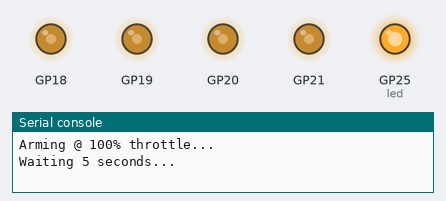
This program was run on a simulated Raspberry Pi Pico running MicroPython. Shown: output pins drawn as LEDs (lit = HIGH), the last lines printed to the serial console. At 5.0 s the program stops and its outputs stay as they are.

Above: at 0.1 s.
At 5.1 s:
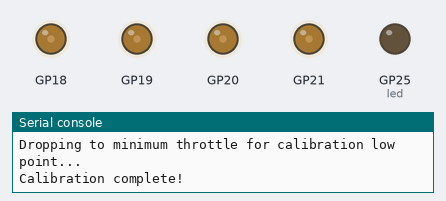
Timing chart, 0 to 6.5 s (numbered marks = the images above):
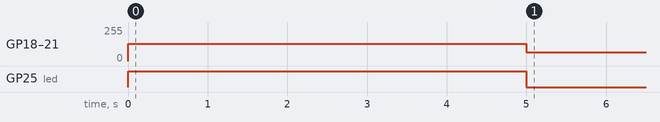

The program:

main.py
```python
# (licence header left out)
# this is a lightweight script to re-calibrate all of the motors on the quadcopter.
# WARNING: DO THIS WITH PROPS OFF!

import machine
import time

# set up led
led = machine.Pin("LED", machine.Pin.OUT)

# Set up vars
gpio_motor1:int = 21 # front left, clockwise
gpio_motor2:int = 20 # front right, counter clockwise
gpio_motor3:int = 19 # rear left, counter clockwise
gpio_motor4:int = 18 # rear right, clockwise
target_hz:int = 250 # the number of times to run the PID loop, per second. IMPORTANT: if you change this, you will also need to change the time-sensitive PID gains (integral and derivative). I did not build a time-scaling mechanism into those calculations.

# Set up on 100% throttle
print("Arming @ 100% throttle...")
M1:machine.PWM = machine.PWM(machine.Pin(gpio_motor1), freq=target_hz, duty_ns=2000000)
M2:machine.PWM = machine.PWM(machine.Pin(gpio_motor2), freq=target_hz, duty_ns=2000000)
M3:machine.PWM = machine.PWM(machine.Pin(gpio_motor3), freq=target_hz, duty_ns=2000000)
M4:machine.PWM = machine.PWM(machine.Pin(gpio_motor4), freq=target_hz, duty_ns=2000000)
led.on()

# Wait 5 seconds
print("Waiting 5 seconds...")
time.sleep(5.0)

# go to 0% throttle
print("Dropping to minimum throttle for calibration low point...")
M1.duty_ns(1_000_000)
M2.duty_ns(1_000_000)
M3.duty_ns(1_000_000)
M4.duty_ns(1_000_000)
led.off()

print("Calibration complete!")
```

Measured:
- by itself, GP18–21: 0/255 → 128/255 at 0.00 s, → 64/255 5.0 s later
- by itself, GP25 (led): LOW → HIGH at 0.00 s, → LOW 5.0 s later
